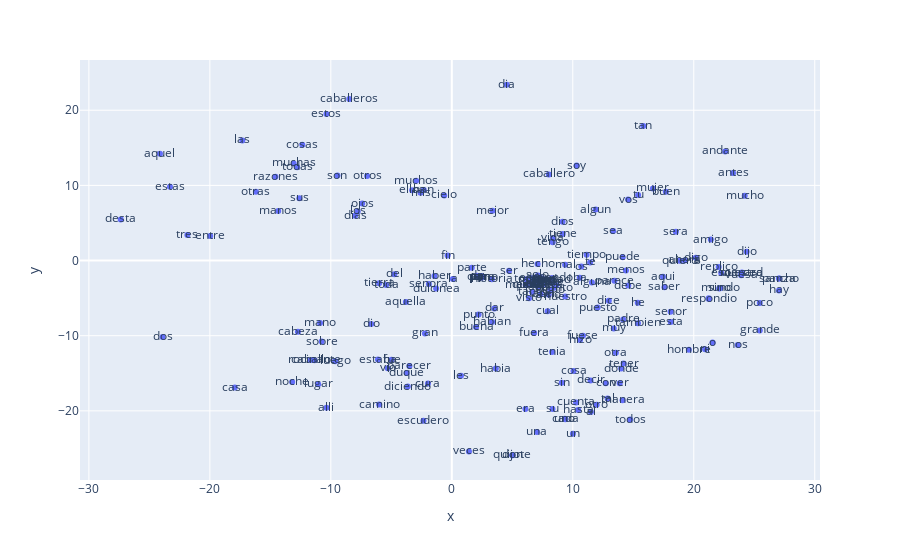

Here is the notebook cell this chart was saved with:
### Code cell
fig.show()
test_words = ['caballo', 'estribo', 'viejo', 'animal', 'quijote', 'caballero', 'hombre', 'persona', 'rocinante']
test_emb = [w2v_model.wv[w] for w in test_words]

new_rocinante = test_emb[0] + test_emb[1] + test_emb[2] + test_emb[3] + test_emb[4] + test_emb[5] - test_emb[6] - test_emb[7]

new_words = test_words + ['new_rocinante']
new_emb = np.append(test_emb, new_rocinante.reshape(1, -1), axis=0)

dist = pairwise.cosine_similarity(new_emb, new_emb)

plot_matrix_distance(new_words, dist)

### Figure 1 — Plotly figure (JSON) as saved in the notebook; plotly's stock layout.template omitted (floating-point values rounded to 4 significant figures; data arrays with more than 128 entries replaced by an {"elided": "..."} marker saying what was removed)
{"data": [{"hovertemplate": "x=%{x}<br>y=%{y}<br>text=%{text}<extra></extra>", "legendgroup": "", "marker": {"color": "#636efa", "symbol": "circle"}, "mode": "markers+text", "name": "", "orientation": "v", "showlegend": false, "text": {"elided": "200 str values"}, "x": {"elided": "200 float values"}, "xaxis": "x", "y": {"elided": "200 float values"}, "yaxis": "y", "type": "scatter"}], "layout": {"xaxis": {"anchor": "y", "domain": [0.0, 1.0], "title": {"text": "x"}}, "yaxis": {"anchor": "x", "domain": [0.0, 1.0], "title": {"text": "y"}}, "legend": {"tracegroupgap": 0}, "margin": {"t": 60}}}
